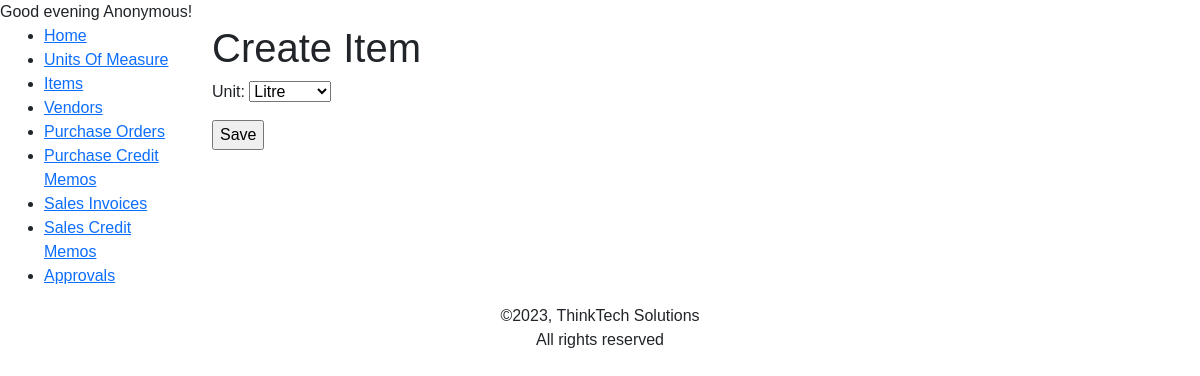
The app's page /inventory/item/D-099/, older data.
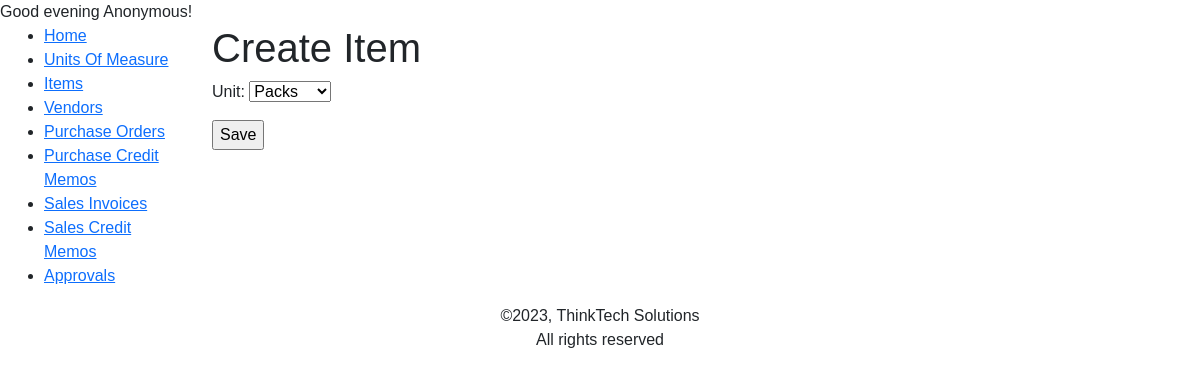
The same page, newer data.
### inventory/models.py (models this page shows, shortened)
class Item(models.Model):
    code = models.CharField('Item Code', max_length=20, primary_key=True)
    description = models.CharField(max_length=200)
    unit = models.ForeignKey(Unit, on_delete=models.CASCADE, related_name='Items', related_query_name='Items')
    created_by = models.ForeignKey(User, on_delete=models.PROTECT, related_name='useritems', related_query_name='useritems')
    class Meta:
        verbose_name_plural = 'Items'
        ordering = ["code"]

### inventory/views.py (the view)
# urls.py: path("item/<str:pk>/", views.ItemUpdateView.as_view(), name="item-update"),
class ItemUpdateView(generic.edit.UpdateView, LoginRequiredMixin):
    model = Item
    fields = ['unit']

### inventory/models.py (called while the page is built)
    def __str__(self) -> str:
        return self.description

### inventory/templatetags/custom_filters.py (called while the page is built)
@register.filter
def greeting(value):
    current_time = datetime.now().time()
    current_hour = current_time.hour
    if 5 <= current_hour < 12:
        time_category = "morning"
    elif 12 <= current_hour < 17:
        time_category = "afternoon"
    elif 17 <= current_hour < 20:
        time_category = "evening"
    else:
        time_category = "night"
    return f"Good {time_category}"

### inventory/templates/inventory/item_form.html (shortened to what this page needs)
{% extends "inventory/base.html" %}
{% block content %}
    <h1>Create Item</h1>
    <form action="" method="post">{% csrf_token %}
        {{form.as_p}}
        <input type="submit" value="Save">
    </form>
{% endblock %}

Row changes from the older to the newer data that the page shows:
changed Item: unit "Litre" → "Packs"
